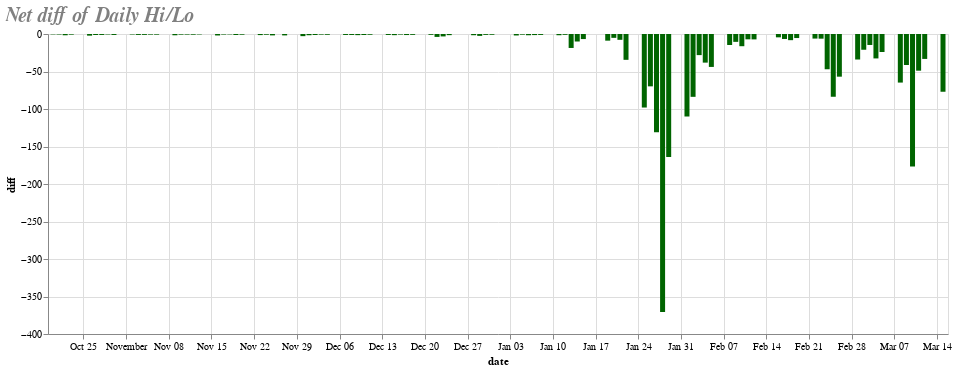

Here is the notebook cell this chart was saved with:
### Code cell
chart3.configure_title(
    fontSize=20,
    font='Georgia',
    fontStyle='italic',
    anchor='start',
    color='gray'
)

### Figure 1 — Vega-Lite specification as saved in the notebook (floating-point values rounded to 4 significant figures)
{"config": {"view": {"continuousWidth": 400, "continuousHeight": 300}, "title": {"anchor": "start", "color": "gray", "font": "Georgia", "fontSize": 20, "fontStyle": "italic"}}, "data": {"name": "data-5953c12d691ff4f5f22590558090c57b"}, "mark": "bar", "encoding": {"color": {"condition": {"value": "steelblue", "test": "(datum.diff > 0)"}, "value": "darkgreen"}, "tooltip": [{"type": "quantitative", "field": "diff"}, {"type": "temporal", "field": "date"}], "x": {"type": "temporal", "field": "date"}, "y": {"type": "quantitative", "field": "diff"}}, "selection": {"selector144": {"type": "interval", "bind": "scales", "encodings": ["x", "y"]}}, "title": "Net diff of Daily Hi/Lo", "width": 900, "$schema": "https://vega.github.io/schema/vega-lite/v4.8.1.json", "datasets": {"data-5953c12d691ff4f5f22590558090c57b": [{"date": "2021-03-15", "diff": -77.0}, {"date": "2021-03-12", "diff": -33.23}, {"date": "2021-03-11", "diff": -48.9}, {"date": "2021-03-10", "diff": -176.5}, {"date": "2021-03-09", "diff": -41.34}, {"date": "2021-03-08", "diff": -64.77}, {"date": "2021-03-05", "diff": -24.03}, {"date": "2021-03-04", "diff": -32.57}, {"date": "2021-03-03", "diff": -14.63}, {"date": "2021-03-02", "diff": -21.0}, {"date": "2021-03-01", "diff": -34.02}, {"date": "2021-02-26", "diff": -56.9}, {"date": "2021-02-25", "diff": -83.68}, {"date": "2021-02-24", "diff": -47.01}, {"date": "2021-02-23", "diff": -6.23}, {"date": "2021-02-22", "diff": -6.11}, {"date": "2021-02-19", "diff": -5.39}, {"date": "2021-02-18", "diff": -8.22}, {"date": "2021-02-17", "diff": -6.63}, {"date": "2021-02-16", "diff": -4.46}, {"date": "2021-02-12", "diff": -7.19}, {"date": "2021-02-11", "diff": -7.1}, {"date": "2021-02-10", "diff": -16.28}, {"date": "2021-02-09", "diff": -10.48}, {"date": "2021-02-08", "diff": -14.64}, {"date": "2021-02-05", "diff": -43.91}, {"date": "2021-02-04", "diff": -38.17}, {"date": "2021-02-03", "diff": -28.15}, {"date": "2021-02-02", "diff": -83.78}, {"date": "2021-02-01", "diff": -110.0}, {"date": "2021-01-29", "diff": -164.0}, {"date": "2021-01-28", "diff": -370.8}, {"date": "2021-01-27", "diff": -131.0}, {"date": "2021-01-26", "diff": -69.8}, {"date": "2021-01-25", "diff": -98.05}, {"date": "2021-01-22", "diff": -34.44}, {"date": "2021-01-21", "diff": -7.75}, {"date": "2021-01-20", "diff": -5.13}, {"date": "2021-01-19", "diff": -8.88}, {"date": "2021-01-15", "diff": -6.74}, {"date": "2021-01-14", "diff": -10.01}, {"date": "2021-01-13", "diff": -18.62}, {"date": "2021-01-12", "diff": -1.083}, {"date": "2021-01-11", "diff": -1.64}, {"date": "2021-01-08", "diff": -1.22}, {"date": "2021-01-07", "diff": -1.43}, {"date": "2021-01-06", "diff": -1.65}, {"date": "2021-01-05", "diff": -0.8465}, {"date": "2021-01-04", "diff": -1.95}, {"date": "2020-12-31", "diff": -1.0}, {"date": "2020-12-30", "diff": -1.15}, {"date": "2020-12-29", "diff": -2.51}, {"date": "2020-12-28", "diff": -1.62}, {"date": "2020-12-24", "diff": -1.53}, {"date": "2020-12-23", "diff": -3.22}, {"date": "2020-12-22", "diff": -3.89}, {"date": "2020-12-21", "diff": -1.068}, {"date": "2020-12-18", "diff": -1.12}, {"date": "2020-12-17", "diff": -1.39}, {"date": "2020-12-16", "diff": -0.725}, {"date": "2020-12-15", "diff": -1.54}, {"date": "2020-12-14", "diff": -1.293}, {"date": "2020-12-11", "diff": -0.98}, {"date": "2020-12-10", "diff": -1.36}, {"date": "2020-12-09", "diff": -1.505}, {"date": "2020-12-08", "diff": -1.28}, {"date": "2020-12-07", "diff": -1.28}, {"date": "2020-12-04", "diff": -1.03}, {"date": "2020-12-03", "diff": -0.77}, {"date": "2020-12-02", "diff": -1.3}, {"date": "2020-12-01", "diff": -1.64}, {"date": "2020-11-30", "diff": -2.863}, {"date": "2020-11-27", "diff": -1.86}, {"date": "2020-11-25", "diff": -1.83}, {"date": "2020-11-24", "diff": -0.96}, {"date": "2020-11-23", "diff": -1.45}, {"date": "2020-11-20", "diff": -0.92}, {"date": "2020-11-19", "diff": -1.34}, {"date": "2020-11-18", "diff": -0.48}, {"date": "2020-11-17", "diff": -0.69}, {"date": "2020-11-16", "diff": -1.94}, {"date": "2020-11-13", "diff": -0.55}, {"date": "2020-11-12", "diff": -0.9}, {"date": "2020-11-11", "diff": -0.74}, {"date": "2020-11-10", "diff": -0.83}, {"date": "2020-11-09", "diff": -1.68}, {"date": "2020-11-06", "diff": -0.85}, {"date": "2020-11-05", "diff": -0.78}, {"date": "2020-11-04", "diff": -1.16}, {"date": "2020-11-03", "diff": -1.23}, {"date": "2020-11-02", "diff": -0.59}, {"date": "2020-10-30", "diff": -1.28}, {"date": "2020-10-29", "diff": -0.5699}, {"date": "2020-10-28", "diff": -1.27}, {"date": "2020-10-27", "diff": -1.35}, {"date": "2020-10-26", "diff": -2.19}, {"date": "2020-10-23", "diff": -0.83}, {"date": "2020-10-22", "diff": -1.68}, {"date": "2020-10-21", "diff": -0.62}, {"date": "2020-10-20", "diff": -0.478}]}}
